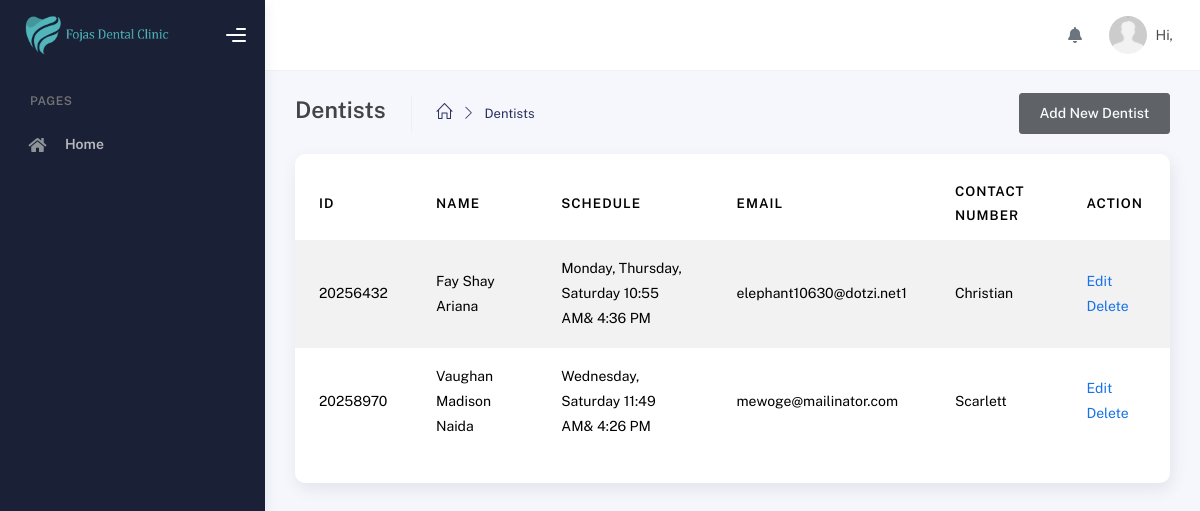
/modules/admin/view-dentists.php, run on an earlier commit of the app's database.
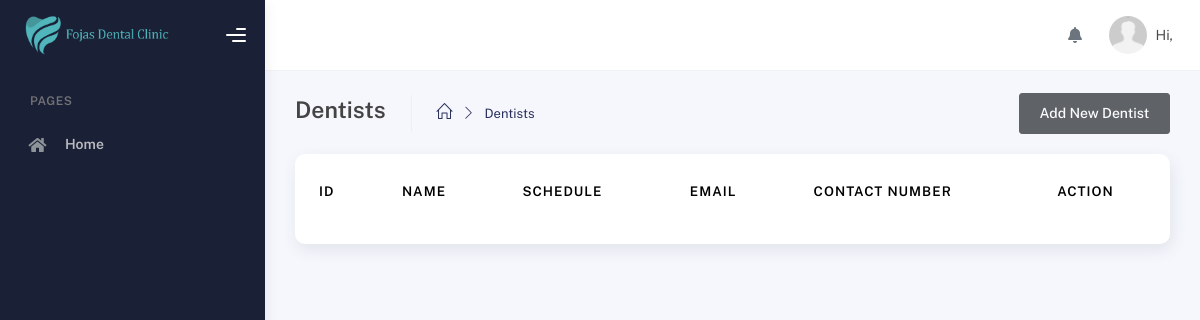
And on a later commit of the database.
### tables this page shows
CREATE TABLE `schedule` (
  `id` int(11) NOT NULL,
  `user_id` int(255) NOT NULL,
  `day` varchar(150) NOT NULL,
  `start_time` varchar(100) NOT NULL,
  `end_time` varchar(100) NOT NULL,
  `date_created` date NOT NULL,
  `date_updated` date NOT NULL
);

CREATE TABLE `users` (
  `id` int(11) NOT NULL,
  `user_id` int(100) NOT NULL,
  `role_id` int(11) NOT NULL,
  `first_name` varchar(250) NOT NULL,
  `middle_name` varchar(255) NOT NULL,
  `last_name` varchar(255) NOT NULL,
  `mobile_number` varchar(255) NOT NULL,
  `email` varchar(255) DEFAULT NULL,
  `password` varchar(255) NOT NULL,
  `date_of_birth` date NOT NULL,
  `date_created` date NOT NULL,
  `date_updated` date NOT NULL,
  `token` varchar(255) DEFAULT NULL,
  `address` varchar(255) DEFAULT NULL,
  `otp` varchar(100) DEFAULT NULL
);

### modules/admin/view-dentists.php (the view, shortened to what this page needs)
<?php
include('../../connection/connection.php');
?>
<!DOCTYPE html>
<html lang="en">
<head>
    <?php include '../../includes/styles.php' ?>
</head>
<body>
    <div class="wrapper">
        <?php include '../../includes/sidebar.php'; ?>
      <div class="main-panel">
        <?php include '../../includes/topbar.php'; ?>
        <div class="container">
          <div class="page-inner">
            <div class="page-header">
              <span class="d-flex justify-content-between align-items-center w-100">
                    <span class="d-flex">
                        <h4 class="page-title">Dentists</h4>
                        <ul class="breadcrumbs d-flex justify-items-center align-items-center">
                            <li class="nav-home">
                            <a href="dashboard.php">
                                <i class="icon-home"></i>
                            </a>
                            </li>
                            <li class="separator">
                                <i class="icon-arrow-right"></i>
                            </li>
                            <li class="nav-item">
                                <a href="#">Dentists</a>
                            </li>
                        </ul>
                    </span>
                    <a href="add-dentist.php" class="btn btn-dark op-7">Add New Dentist</a>
                </span>
            </div>
            <div class="page-category">
                <div class="card py-3">
                    <div class="table-responsive">
                    <table id="dataTable" class="display table table-striped table-hover">
                        <thead>
                            <tr>
                                <th>Id</th>
                                <th>Name</th>
                                <th>Schedule</th>
                                <th>Email</th>
                                <th>Contact Number</th>
                                <th>Action</th>
                            </tr>
                        </thead>
                        <tbody>
                        <?php
                            $query_dentists = "SELECT users.user_id AS user_id, users.first_name AS first_name, users.middle_name AS middle_name, users.last_name AS last_name, users.mobile_number AS mobile_number, users.email AS email, schedule.user_id AS schedule_user_id, schedule.day AS day , schedule.start_time AS start_time, schedule.end_time AS end_time
                            FROM
                            users
                            LEFT JOIN schedule
                            ON users.user_id = schedule.user_id
                            WHERE users.role_id = '3'";
                            $run_dentists = mysqli_query($conn,$query_dentists);
                            if(mysqli_num_rows($run_dentists) > 0){
                                foreach($run_dentists as $row_dentist){
                                    ?>
                                    <tr>
                                        <td><?php echo $row_dentist['user_id']?></td>
                                        <td><?php echo $row_dentist['first_name']. " " . $row_dentist['middle_name'] . " " . $row_dentist['last_name']?></td>
                                        <td><?php echo $row_dentist['day']. " " . date("g:i A",strtotime($row_dentist['start_time'])). "& " . date("g:i A", strtotime($row_dentist['end_time'])) ?></td>
                                        <td><?php echo $row_dentist['email']?></td>
                                        <td><?php echo $row_dentist['mobile_number']?></td>
                                        <td>
                                            <a href="edit-dentist.php?user_id=<?php echo$row_dentist['user_id']?>">Edit</a>
                                            <a href="delete-dentist.php?user_id=<?php echo $row_dentist['user_id']?>">Delete</a>
                                        </td>
                                    </tr>
                                    <?php
                                }
                            }
                            ?>
                        </tbody>
                        </table>
                    </div>
                </div>
            </div>
          </div>
        </div>
      </div>
    </div>
</body>
</html>

### includes/styles.php (shortened to what this page needs)
<?php
echo '
<script src="' . BASE_PATH . '/assets/js/plugin/webfont/webfont.min.js"></script>
<script>
WebFont.load({
google: { families: ["Public Sans:300,400,500,600,700"] },
custom: {
    families: [
    "Font Awesome 5 Solid",
    "Font Awesome 5 Regular",
    "Font Awesome 5 Brands",
    "simple-line-icons",
    ],
    urls: ["' . BASE_PATH . '/assets/css/fonts.min.css"],
},
active: function () {
    sessionStorage.fonts = true;
},
});
</script>
<link rel="stylesheet" href="' . BASE_PATH . '/assets/css/bootstrap.min.css" />
<link rel="stylesheet" href="' . BASE_PATH . '/assets/css/plugins.min.css" />
<link rel="stylesheet" href="' . BASE_PATH . '/assets/css/kaiadmin.min.css" />
<link rel="stylesheet" href="' . BASE_PATH . '/assets/css/demo.css" />
'
?>

### includes/sidebar.php (shortened to what this page needs)
<?php
echo '
<div class="sidebar" data-background-color="dark">
<div class="sidebar-logo">
    <div class="logo-header" data-background-color="dark">
    <a href="#" class="logo">
        <img
        src="' . BASE_PATH . '/assets/img/banner-2.png"
        alt="navbar brand"
        class="navbar-brand"
        height="40"
        />
    </a>
    <div class="nav-toggle">
        <button class="btn btn-toggle toggle-sidebar">
        <i class="gg-menu-right"></i>
        </button>
        <button class="btn btn-toggle sidenav-toggler">
        <i class="gg-menu-left"></i>
        </button>
    </div>
    <button class="topbar-toggler more">
        <i class="gg-more-vertical-alt"></i>
    </button>
    </div>
</div>
<div class="sidebar-wrapper scrollbar scrollbar-inner">
    <div class="sidebar-content">
        <ul class="nav nav-secondary">
            <li class="nav-section">
                <!-- <span class="sidebar-mini-icon">
                    <i class="fa fa-ellipsis-h"></i>
                </span> -->
                <h4 class="text-section">Pages</h4>
            </li>
            <li class="nav-item">
                <a href="dashboard.php">
                    <i class="fas fa-home"></i>
                    <p>Home</p>
                </a>
            </li>
            ';
            echo '
        </ul>
    </div>
</div>
</div>
';
?>

### includes/topbar.php (shortened to what this page needs)
<?php
echo '
<div class="main-header">
  <nav
    class="navbar navbar-header navbar-header-transparent navbar-expand-lg border-bottom"
  >
    <div class="container-fluid">
      <ul class="navbar-nav topbar-nav ms-md-auto align-items-center">
        <li class="nav-item topbar-icon dropdown hidden-caret ">
          <a
            class="nav-link dropdown-toggle disabled"
            href="#"
            id="notifDropdown"
            role="button"
            data-bs-toggle="dropdown"
            aria-haspopup="true"
            aria-expanded="false"
          >
            <i class="fa fa-bell"></i>
          </a>
        </li>
        <li class="nav-item topbar-user dropdown hidden-caret">
          <a
            class="dropdown-toggle profile-pic"
            data-bs-toggle="dropdown"
            href="#"
            aria-expanded="false"
          >
            <div class="avatar-sm">
              <img
                src="'. BASE_PATH . '/assets/img/default.jpg"
                alt="Userimg"
                class="avatar-img rounded-circle"
              />
            </div>
            <span class="profile-username">
              <span class="op-7">Hi,</span>
              <span class="fw-bold">' . $first_name .'</span>
            </span>
          </a>
          <ul class="dropdown-menu dropdown-user animated fadeIn">
            <div class="dropdown-user-scroll scrollbar-outer">
              <li>';
              echo '</li>
            </div>
          </ul>
        </li>
      </ul>
    </div>
  </nav>
</div>
';
?>

What changed in the data, as far as the page shows it:
removed schedule: users.user_id "20256432", users.first_name "Fay", users.middle_name "Shay", users.last_name "Ariana", day "Monday, Thursday, Saturday", start_time "10:55 AM", end_time "4:36 PM", users.email "elephant10630@dotzi.net1", users.mobile_number "Christian"
removed schedule: users.user_id "20258970", users.first_name "Vaughan", users.middle_name "Madison", users.last_name "Naida", day "Wednesday, Saturday", start_time "11:49 AM", end_time "4:26 PM", users.email "mewoge@mailinator.com", users.mobile_number "Scarlett"
